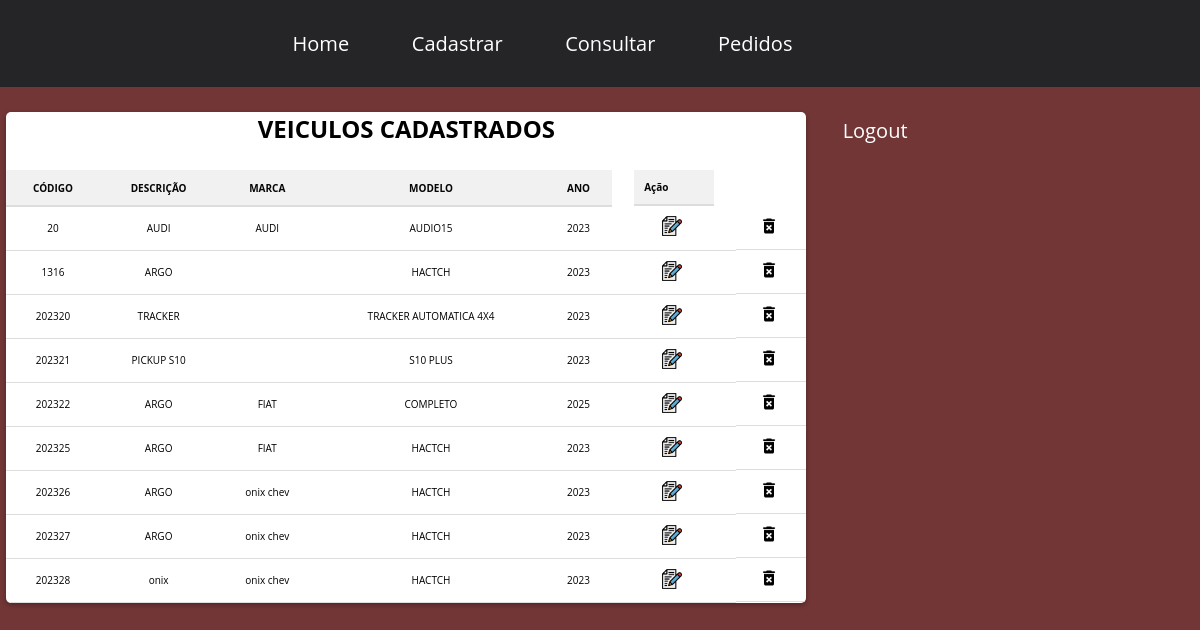
The app's page /admin/painel/exibir.php (signed in) with its own data.
### tables this page shows
CREATE TABLE `veiculo` (
  `codigo_veiculo` int(11) NOT NULL,
  `modelo_veiculo` varchar(200) NOT NULL,
  `ano_veiculo` varchar(200) NOT NULL,
  `categoria_veiculo` varchar(200) DEFAULT NULL,
  `cor_veiculo` text NOT NULL,
  `descricao_veiculo` varchar(255) DEFAULT NULL,
  `marca_veiculo` varchar(200) DEFAULT NULL,
  `imagem_veiculo` varchar(200) DEFAULT NULL
);

### admin/painel/exibir.php (the view, shortened to what this page needs)
<?php
require('../topo_admin.php');
require('../../conexao.php');
$select_veiculo = mysqli_query($conexao, "SELECT * FROM veiculo ORDER BY codigo_veiculo ASC");
if (mysqli_num_rows($select_veiculo) > 0) {
?>
<link rel='stylesheet' type='text/css' media='screen' href='../../css/Estilo.css'>
    <div class="estila_tabela">
        <div><h1>VEICULOS CADASTRADOS</h1></div>
        <table>
            <tr class="tabela_cabecalho">
                <td>CÓDIGO</td>
                <td>DESCRIÇÃO</td>
                <td>MARCA</td>
                <td>MODELO</td>
                <td>ANO</td>
                <td colspan="2">Ação</td>
            </tr>
            <?php while ($dados_veiculo = mysqli_fetch_assoc($select_veiculo)) { ?>
            <tr>
                <td><?php echo $dados_veiculo['codigo_veiculo'];?></td>
                <td><?php echo $dados_veiculo['descricao_veiculo'];?></td>
                <td><?php echo $dados_veiculo['marca_veiculo'];?></td>
                <td><?php echo $dados_veiculo['modelo_veiculo'];?></td>
                <td><?php echo $dados_veiculo['ano_veiculo'];?></td>
                <td>
                    <a href="atualizar.php?codigo_veiculo=<?php echo $dados_veiculo['codigo_veiculo'];?>">
                        <img src="../../img/editar.png" class="botao_acao" alt="Editar">
                    </a>
                </td>
                <td>
                    <a href="javascript:func()" onclick="confirmar_exclusao('<?php echo $dados_veiculo['codigo_veiculo'];?>')">
                        <img src="../../img/excluir.png" class="botao_acao" alt="Excluir">
                    </a>
                </td>
            </tr>
            <?php } ?>
        </table>
    </div>
<?php
} else {
    echo "<script> alert ('NÃO EXISTEM VEICULOS CADASTRADOS!');</script>";
    echo "<script> window.location.href='$url_admin/painel';</script>";
}
?>

### css/Estilo.css (style rules this page uses)
* { margin: 0; padding: 0; font-family: Arial, Helvetica, sans-serif; }
body { background-color: #0d4883; }
html { font-size: 62.5%; }
h1 { font-size: 4rem; margin-bottom: 2.5rem; color: #000000; }
* { margin: 0 auto; padding: 0; box-sizing: border-box; font-family: 'Open Sans', sans-serif; }
.estila_tabela table { border-collapse: collapse; width: 100%; }
.estila_tabela th, .estila_tabela td { text-align: left; padding: 8px; }
.tabela_cabecalho { background-color: #ffffff; color: rgb(7, 5, 5); }
.botao_acao { width: 20px; height: 20px; margin-right: 5px; }
.tabela_cabecalho td:last-child, td:last-child { text-align: center; }
.tabela_cabecalho td:last-child { width: 80px; }
td:last-child { display: flex; align-items: center; }
td:last-child img { cursor: pointer; }
body { font-family: Arial, sans-serif; background-color: #723636; }
h1 { font-size: 24px; margin-top: 0; text-align: center; }
.estila_tabela { margin: 20px auto; max-width: 800px; background-color: #fff; border-radius: 5px; box-shadow: 0px 2px 5px rgba(0, 0, 0, 0.3); overflow: hidden; }
.estila_tabela table { width: 100%; border-collapse: collapse; }
.estila_tabela td { padding: 10px; text-align: center; border-bottom: 1px solid #ddd; }
.estila_tabela .tabela_cabecalho td { font-weight: bold; background-color: #f1f1f1; border-bottom: 2px solid #ddd; }
.estila_tabela img { width: 20px; height: 20px; }
.botao_acao { cursor: pointer; }

### records on screen
veiculo: codigo_veiculo "20", descricao_veiculo "AUDI", marca_veiculo "AUDI", modelo_veiculo "AUDIO15", ano_veiculo "2023"
veiculo: codigo_veiculo "1316", descricao_veiculo "ARGO", modelo_veiculo "HACTCH", ano_veiculo "2023"
veiculo: codigo_veiculo "202320", descricao_veiculo "TRACKER", modelo_veiculo "TRACKER AUTOMATICA 4X4", ano_veiculo "2023"
veiculo: codigo_veiculo "202321", descricao_veiculo "PICKUP S10", modelo_veiculo "S10 PLUS", ano_veiculo "2023"
veiculo: codigo_veiculo "202322", descricao_veiculo "ARGO", marca_veiculo "FIAT", modelo_veiculo "COMPLETO", ano_veiculo "2025"
veiculo: codigo_veiculo "202325", descricao_veiculo "ARGO", marca_veiculo "FIAT", modelo_veiculo "HACTCH", ano_veiculo "2023"
veiculo: codigo_veiculo "202326", descricao_veiculo "ARGO", marca_veiculo "onix chev", modelo_veiculo "HACTCH", ano_veiculo "2023"
veiculo: codigo_veiculo "202327", descricao_veiculo "ARGO", marca_veiculo "onix chev", modelo_veiculo "HACTCH", ano_veiculo "2023"
veiculo: codigo_veiculo "202328", descricao_veiculo "onix", marca_veiculo "onix chev", modelo_veiculo "HACTCH", ano_veiculo "2023"
